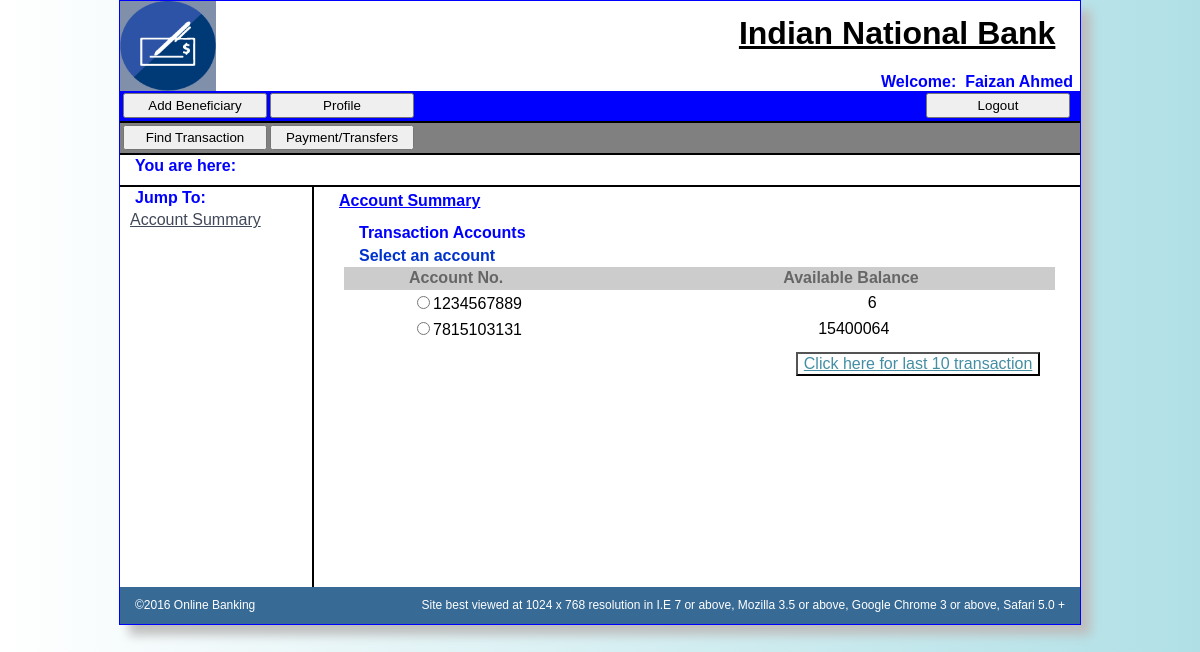
The app's page /Userpage/user_hp.php?msg= (signed in) with its own data.
### tables this page shows
CREATE TABLE IF NOT EXISTS `pan_details` (
  `Acc_no` bigint(10) NOT NULL,
  `Acc_type` varchar(10) NOT NULL,
  `CIF_no` bigint(10) NOT NULL,
  `Branch_code` int(5) NOT NULL,
  `PAN_no` varchar(10) NOT NULL,
  `User_name` varchar(20) NOT NULL,
  `Bal` bigint(15) NOT NULL,
  PRIMARY KEY (`Acc_no`)
);

### Userpage/user_hp.php (the view, shortened to what this page needs)
<!doctype html>
<html>
<head>
<link rel="stylesheet" type="text/css" href="../chf.css" />
<link rel="stylesheet" type="text/css" href="../box.css" />
</head>
<body>
<div class="container">
  <div class="header"><a href="../Userpage/user_hp.php?msg="><img src="../Images/logo 1.jpg" alt="LOGO" name="logo" width="10%" height="90px" id="logo" style="background-color: #8090AB; display:block;float:left;" /></a>
    <div class="subheader"><h1 style="text-align:center; text-decoration:underline; margin-top:10px; float:right;">Indian National Bank</h1>
    <h4 style="color:blue; position:relative; left:650px; top:70px">Welcome:&nbsp;&nbsp;<?php echo $_SESSION['user']['Name'] ?></h4>
    </div>
    </div>
  <div class="content">
           <div class="box">
                 <input type="button" name="Ab" value="Add Beneficiary" onClick="window.location.href='../Userpage/manage_beneficiary.php?msg='" style="margin-left:3px;">
                   <input type="button" name="Profile" value="Profile" onClick="window.location.href='../Userpage/profile.php?msg='" style="margin-left:3px;">
                	<input type="button" name="logout" value="Logout" onClick="window.location.href='../Loginpage/logout.php'" style="float:right; margin-right:10px;" />
           </div>
           <div class="box" style="background-color:grey;">
                <input type="button" name="Find_transaction" value="Find Transaction" onClick="window.location.href='../Userpage/Find_transaction.php?msg='" style="margin-left:3px;">
                <input type="button" name="Payment" value="Payment/Transfers" onClick="window.location.href='../Userpage/view_beneficiary.php?msg='"  style="margin-left:3px;">
           </div>
           <div class="box" style="background-color:white">
                <h4 style="color:blue; float:left">You are here:</h4>
           </div>
           <div class="box1">
              <h4 style="color:blue;">Jump To:</h4>
              <a href="../Userpage/user_hp.php?msg=">Account Summary</a>
           </div>
           <div class="box2">
           <h4 style="float:left; color:blue; margin-top:3px; text-decoration:underline;">Account Summary</h4>
              <div class="box3">
              		<h4 style="color:blue;">Transaction Accounts</h4>
                            <div class="box6">
                                <h4 style=" color:#03C; float:left">Select an account</h4>
                            </div>
                            <div class="box6" style=" background-color:#CCC">
                                <h4 style="float:left; color:#666; margin-left:50px;">Account No.</h4>
                                <h4 style="float:left; color:#666; margin-left:250px;">Available Balance</h4>
                            </div>
                            <?php
							 $sql="select count(*) from pan_details where User_name='{$_SESSION['pan']['User_name']}'";
							 $rs=mysql_query($sql);
							 if(mysql_num_rows($rs))
							     {
									 $row=mysql_fetch_array($rs);
								 }
							$count1=$row['count(*)'];
						 for($x=0;$x<$count1;$x++)
                            {
						$sql1="select Acc_no,Acc_type,Bal from pan_details where User_name='{$_SESSION['pan']['User_name']}' ORDER BY Acc_no LIMIT $x,$count1";
						$rs1=mysql_query($sql1);
						if(mysql_num_rows($rs1))
						{
							$row1=mysql_fetch_array($rs1);
								?>
                                <form  method="post" action="Last.php" onSubmit="return check();">
								<table  width="100%">
                                     <tr>
                                        <td><p style="margin-left:50px;">  <input type="radio"  name="Accno" value="<?php echo $row1['0']; ?>" /><?php echo $row1['0']; ?> </p></td>
                                        <td><p style="margin-left:150px;"><?php echo $row1['2']; ?></p></td>
                                       </tr>
                            </table>
                              <?php
                            }
						}
							?>
                           <p style="float:right;"> <input type="submit"  style="color: #448EA4; margin-top:10px; margin-bottom:10px; font-size:16px; text-decoration:underline; background:white;" value="Click here for last 10 transaction" />  </p>
                            </form>
                      </div>
           </div>
        </div>
  <div class="footer">
    <p>&copy;2016 Online Banking</p>
    <p style="float:right;">Site best viewed at 1024 x 768 resolution in I.E 7 or above, Mozilla 3.5 or above, Google Chrome 3 or above, Safari 5.0 +</p>
    </div>
  </div>
</body>
</html>

### chf.css (style rules this page uses)
body { font: 100%/1.4 Verdana, Arial, Helvetica, sans-serif; background: linear-gradient(to right, white, powderblue); background-color: #4E5869; margin: 0; padding: 0; color: #000; }
h1, h2, h3, h4, h5, h6, p { margin-top: 0; margin-bottom:0; padding-right: 15px; padding-left: 15px; }
a img { border: none; float:left; }
a:link { color:#414958; text-decoration: underline; }
.container { width: 80%; overflow:hidden; box-shadow:10px 10px 10px #BEBEBE; max-width: 1260px; min-width: 780px; background-color: #FFF; margin: 0 auto; border:1px solid blue; }
.header .subheader { float:left; display:block; width:89%; height:90px; }
.header { background-color: #FFF; }
.content { padding: 10px 0; }
.footer { padding: 10px 0; width:100%; background-color: #376A95; display:block; float:left; font-size:12px; color:white; }
.footer p { display:inline; }

### box.css (style rules this page uses)
.box { background-color:blue; height:30px; width:100%; border-bottom:2px solid black; display:block; float:left; }
.box input { float:left; height:25px; width:15%; margin-top:2px; }
.box1 { display:block; height:400px; width:20%; border-right:2px solid black; display:block; float:left; }
.box2 { width:78%; margin-left:10px; display:block; float:left; }
.box3 { width:95%; margin-left:20px; display:block; float:left; margin-top:10px; }
.box6 { width:100%; display:block; float:left; }

### Userpage/user_hp.php (style rules this page uses)
.box1 a { margin-left:10px; display:block; }

### records on screen
pan_details: Acc_no "1234567889", Bal "6"
pan_details: Acc_no "7815103131", Bal "15400064"

### other values on screen
$_SESSION['user']['Name'] "Faizan Ahmed"
